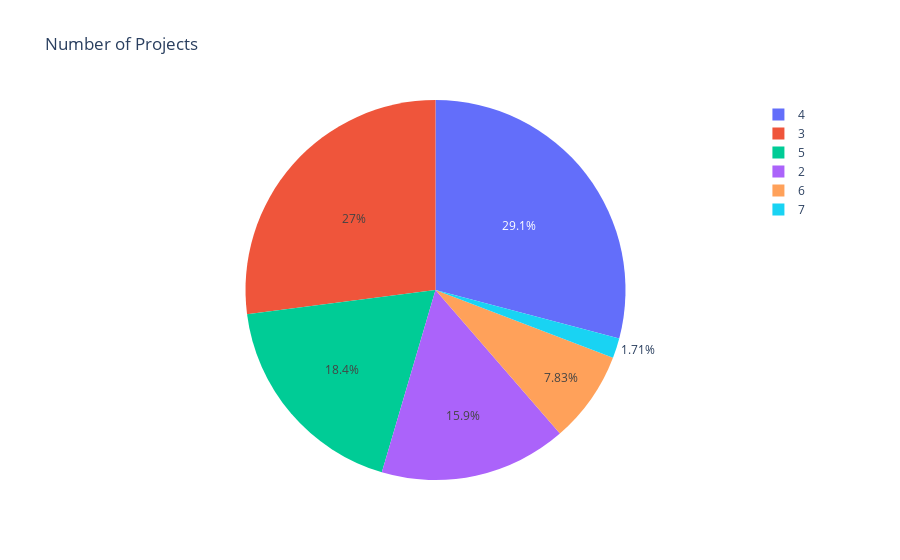

Notebook code for this chart:
### Markdown cell above
`From the above chart, there seem to be some impact of **sales** and **technical** department on employee retention but it is not major hence we will ignore department in our analysis`

### Code cell
px.pie(df, names=df['number_project'], title='Number of Projects')

### Figure 1 — Plotly figure (JSON) as saved in the notebook; plotly's stock layout.template omitted (floating-point values rounded to 4 significant figures; data arrays with more than 128 entries replaced by an {"elided": "..."} marker saying what was removed)
{"data": [{"domain": {"x": [0, 1], "y": [0, 1]}, "hovertemplate": "number_project=%{label}<extra></extra>", "labels": {"elided": "14999 int values"}, "legendgroup": "", "name": "", "showlegend": true, "type": "pie"}], "layout": {"legend": {"tracegroupgap": 0}, "title": {"text": "Number of Projects"}}}
